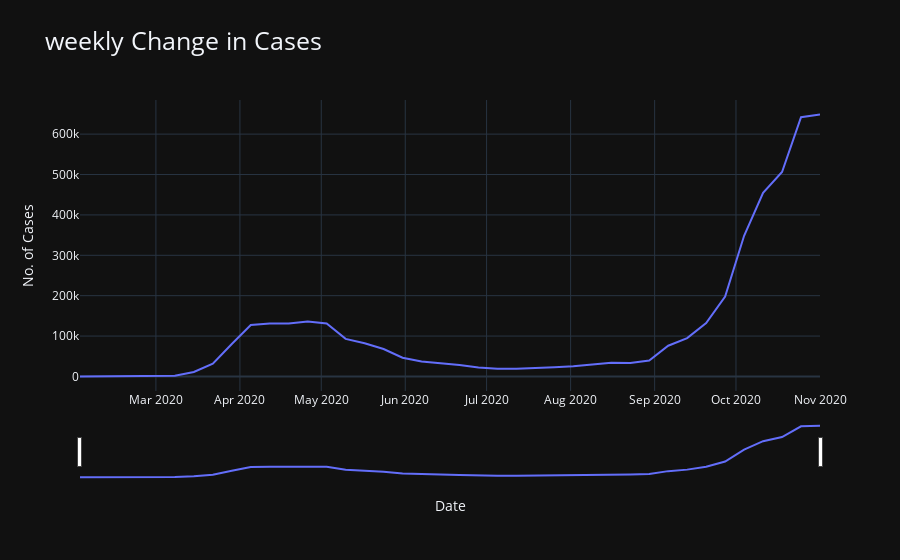

Source (notebook cell):
### Code cell
# plot of date vs total cases in weekly_group database

fig = go.Figure(data=go.Scatter(x=weekly_group['date'], y=weekly_group['Total_cases']))

fig.update_layout(
    
    template="plotly_dark",
    title="weekly Change in Cases",
    title_font_size=25,
    xaxis_rangeslider_visible=True,
    xaxis_rangeslider_bordercolor='black',  # Set the color of the range slider border
    xaxis_title="Date",
    yaxis_title="No. of Cases"

)

fig.show()

### Figure 1 — Plotly figure (JSON) as saved in the notebook; plotly's stock layout.template omitted (floating-point values rounded to 4 significant figures)
{"data": [{"type": "scatter", "x": ["2020-02-02T00:00:00", "2020-02-09T00:00:00", "2020-02-16T00:00:00", "2020-02-23T00:00:00", "2020-03-01T00:00:00", "2020-03-08T00:00:00", "2020-03-15T00:00:00", "2020-03-22T00:00:00", "2020-03-29T00:00:00", "2020-04-05T00:00:00", "2020-04-12T00:00:00", "2020-04-19T00:00:00", "2020-04-26T00:00:00", "2020-05-03T00:00:00", "2020-05-10T00:00:00", "2020-05-17T00:00:00", "2020-05-24T00:00:00", "2020-05-31T00:00:00", "2020-06-07T00:00:00", "2020-06-14T00:00:00", "2020-06-21T00:00:00", "2020-06-28T00:00:00", "2020-07-05T00:00:00", "2020-07-12T00:00:00", "2020-07-19T00:00:00", "2020-07-26T00:00:00", "2020-08-02T00:00:00", "2020-08-09T00:00:00", "2020-08-16T00:00:00", "2020-08-23T00:00:00", "2020-08-30T00:00:00", "2020-09-06T00:00:00", "2020-09-13T00:00:00", "2020-09-20T00:00:00", "2020-09-27T00:00:00", "2020-10-04T00:00:00", "2020-10-11T00:00:00", "2020-10-18T00:00:00", "2020-10-25T00:00:00", "2020-11-01T00:00:00"], "y": [12, 35, 60, 10, 267, 1789, 10957, 31410, 80466, 127381, 130932, 130855, 135778, 131161, 93075, 82011, 68014, 46499, 36911, 32370, 28607, 22153, 19078, 19061, 20401, 22974, 25085, 28995, 34208, 33537, 39638, 76072, 95047, 132022, 197791, 348372, 454685, 506306, 642073, 648504]}], "layout": {"title": {"font": {"size": 25}, "text": "weekly Change in Cases"}, "xaxis": {"rangeslider": {"bordercolor": "black", "visible": true}, "title": {"text": "Date"}}, "yaxis": {"title": {"text": "No. of Cases"}}}}
